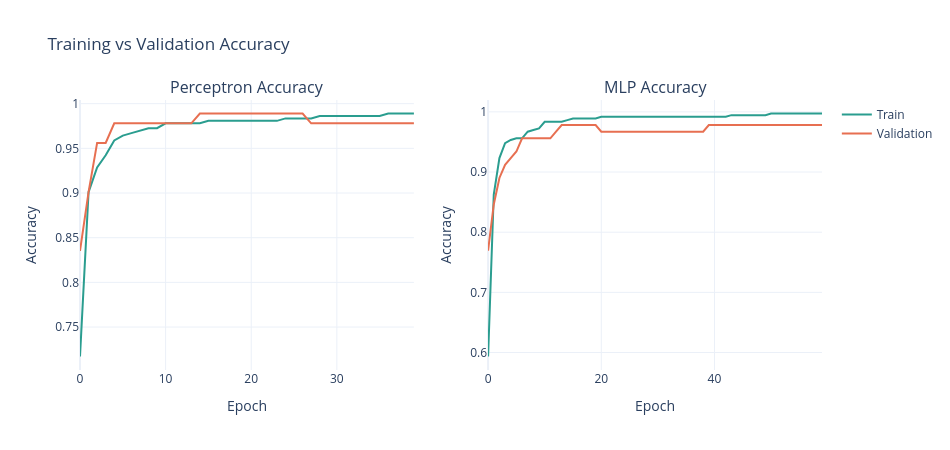

Notebook cell for this chart:
### Code cell
# Interactive Learning Curves: Accuracy (hover for exact values)

fig = make_subplots(rows=1, cols=2, subplot_titles=("Perceptron Accuracy", "MLP Accuracy"))

fig.add_trace(go.Scatter(y=perceptron_history.history["accuracy"], mode="lines", name="Train",
                          line=dict(color="#2a9d8f")), row=1, col=1)
fig.add_trace(go.Scatter(y=perceptron_history.history["val_accuracy"], mode="lines", name="Validation",
                          line=dict(color="#e76f51")), row=1, col=1)

fig.add_trace(go.Scatter(y=mlp_history.history["accuracy"], mode="lines", name="Train",
                          line=dict(color="#2a9d8f"), showlegend=False), row=1, col=2)
fig.add_trace(go.Scatter(y=mlp_history.history["val_accuracy"], mode="lines", name="Validation",
                          line=dict(color="#e76f51"), showlegend=False), row=1, col=2)

fig.update_xaxes(title_text="Epoch")
fig.update_yaxes(title_text="Accuracy")
fig.update_layout(title="Training vs Validation Accuracy", height=450, width=950,
                   template="plotly_white")

fig.show()

### Figure 1 — Plotly figure (JSON) as saved in the notebook; plotly's stock layout.template omitted (floating-point values rounded to 4 significant figures)
{"data": [{"line": {"color": "#2a9d8f"}, "mode": "lines", "name": "Train", "type": "scatter", "xaxis": "x", "y": [0.717, 0.9011, 0.9286, 0.9423, 0.9588, 0.9643, 0.967, 0.9698, 0.9725, 0.9725, 0.978, 0.978, 0.978, 0.978, 0.978, 0.9808, 0.9808, 0.9808, 0.9808, 0.9808, 0.9808, 0.9808, 0.9808, 0.9808, 0.9835, 0.9835, 0.9835, 0.9835, 0.9863, 0.9863, 0.9863, 0.9863, 0.9863, 0.9863, 0.9863, 0.9863, 0.989, 0.989, 0.989, 0.989], "yaxis": "y"}, {"line": {"color": "#e76f51"}, "mode": "lines", "name": "Validation", "type": "scatter", "xaxis": "x", "y": [0.8352, 0.9011, 0.956, 0.956, 0.978, 0.978, 0.978, 0.978, 0.978, 0.978, 0.978, 0.978, 0.978, 0.978, 0.989, 0.989, 0.989, 0.989, 0.989, 0.989, 0.989, 0.989, 0.989, 0.989, 0.989, 0.989, 0.989, 0.978, 0.978, 0.978, 0.978, 0.978, 0.978, 0.978, 0.978, 0.978, 0.978, 0.978, 0.978, 0.978], "yaxis": "y"}, {"line": {"color": "#2a9d8f"}, "mode": "lines", "name": "Train", "showlegend": false, "type": "scatter", "xaxis": "x2", "y": [0.5934, 0.8626, 0.9231, 0.9478, 0.9533, 0.956, 0.956, 0.967, 0.9698, 0.9725, 0.9835, 0.9835, 0.9835, 0.9835, 0.9863, 0.989, 0.989, 0.989, 0.989, 0.989, 0.9918, 0.9918, 0.9918, 0.9918, 0.9918, 0.9918, 0.9918, 0.9918, 0.9918, 0.9918, 0.9918, 0.9918, 0.9918, 0.9918, 0.9918, 0.9918, 0.9918, 0.9918, 0.9918, 0.9918, 0.9918, 0.9918, 0.9918, 0.9945, 0.9945, 0.9945, 0.9945, 0.9945, 0.9945, 0.9945, 0.9973, 0.9973, 0.9973, 0.9973, 0.9973, 0.9973, 0.9973, 0.9973, 0.9973, 0.9973], "yaxis": "y2"}, {"line": {"color": "#e76f51"}, "mode": "lines", "name": "Validation", "showlegend": false, "type": "scatter", "xaxis": "x2", "y": [0.7692, 0.8462, 0.8901, 0.9121, 0.9231, 0.9341, 0.956, 0.956, 0.956, 0.956, 0.956, 0.956, 0.967, 0.978, 0.978, 0.978, 0.978, 0.978, 0.978, 0.978, 0.967, 0.967, 0.967, 0.967, 0.967, 0.967, 0.967, 0.967, 0.967, 0.967, 0.967, 0.967, 0.967, 0.967, 0.967, 0.967, 0.967, 0.967, 0.967, 0.978, 0.978, 0.978, 0.978, 0.978, 0.978, 0.978, 0.978, 0.978, 0.978, 0.978, 0.978, 0.978, 0.978, 0.978, 0.978, 0.978, 0.978, 0.978, 0.978, 0.978], "yaxis": "y2"}], "layout": {"annotations": [{"font": {"size": 16}, "showarrow": false, "text": "Perceptron Accuracy", "x": 0.225, "xanchor": "center", "xref": "paper", "y": 1, "yanchor": "bottom", "yref": "paper"}, {"font": {"size": 16}, "showarrow": false, "text": "MLP Accuracy", "x": 0.775, "xanchor": "center", "xref": "paper", "y": 1, "yanchor": "bottom", "yref": "paper"}], "height": 450, "title": {"text": "Training vs Validation Accuracy"}, "width": 950, "xaxis": {"anchor": "y", "domain": [0, 0.45], "title": {"text": "Epoch"}}, "xaxis2": {"anchor": "y2", "domain": [0.55, 1], "title": {"text": "Epoch"}}, "yaxis": {"anchor": "x", "domain": [0, 1], "title": {"text": "Accuracy"}}, "yaxis2": {"anchor": "x2", "domain": [0, 1], "title": {"text": "Accuracy"}}}}
